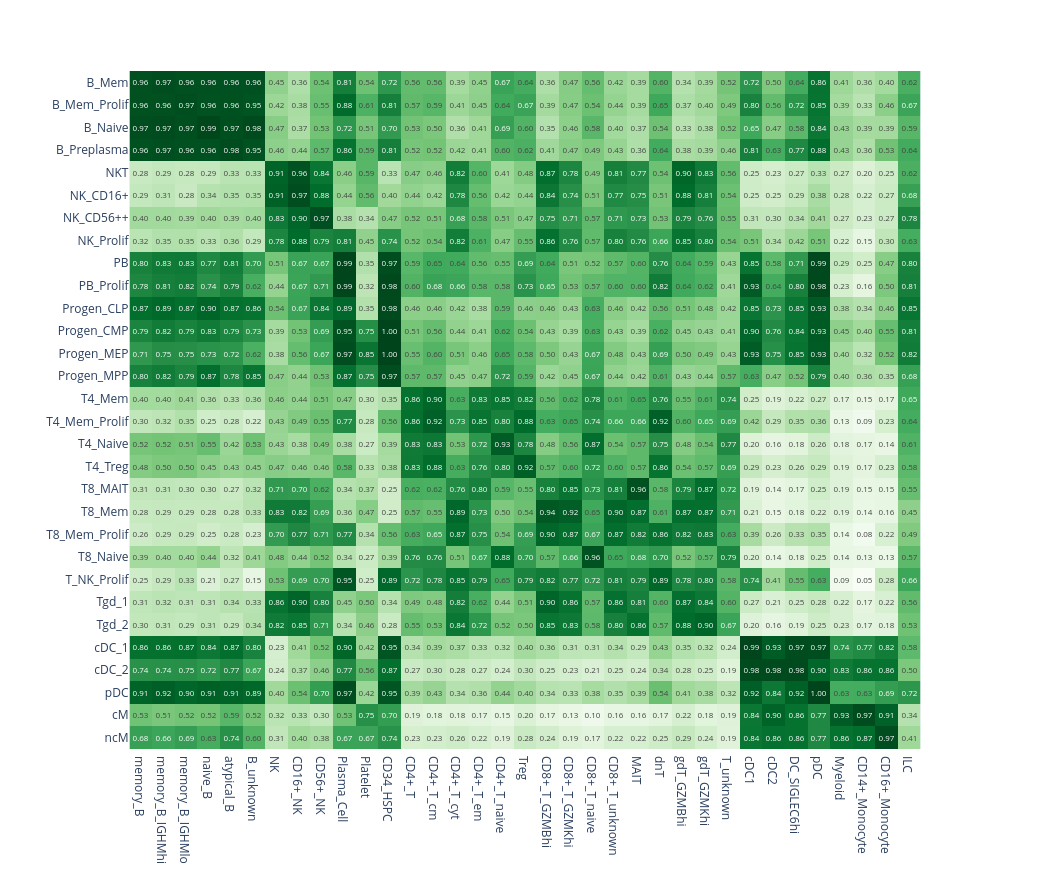

The cell this chart's notebook holds for it:
### Code cell
# import scipy.cluster.hierarchy as sch

# row_linkage = sch.linkage(mapping, method="average", metric="euclidean")
# col_linkage = sch.linkage(mapping.T, method="average", metric="euclidean")

# row_order = sch.leaves_list(row_linkage)
# col_order = sch.leaves_list(col_linkage)

fig = plot_cluster_mapping(mapping.loc[order_index, order_columns], show=False, sort_by_score=False)
fig.update_layout(coloraxis_showscale=False)

### Figure 1 — Plotly figure (JSON) as saved in the notebook; plotly's stock layout.template omitted (floating-point values rounded to 4 significant figures; data arrays with more than 128 entries replaced by an {"elided": "..."} marker saying what was removed)
{"data": [{"coloraxis": "coloraxis", "hovertemplate": "x: %{x}<br>y: %{y}<br>color: %{z}<extra></extra>", "name": "0", "texttemplate": "%{z:.2f}", "type": "heatmap", "x": ["memory_B", "memory_B_IGHMhi", "memory_B_IGHMlo", "naive_B", "atypical_B", "B_unknown", "NK", "CD16+_NK", "CD56+_NK", "Plasma_Cell", "Platelet", "CD34_HSPC", "CD4+_T", "CD4+_T_cm", "CD4+_T_cyt", "CD4+_T_em", "CD4+_T_naive", "Treg", "CD8+_T_GZMBhi", "CD8+_T_GZMKhi", "CD8+_T_naive", "CD8+_T_unknown", "MAIT", "dnT", "gdT_GZMBhi", "gdT_GZMKhi", "T_unknown", "cDC1", "cDC2", "DC_SIGLEC6hi", "pDC", "Myeloid", "CD14+_Monocyte", "CD16+_Monocyte", "ILC"], "xaxis": "x", "y": ["B_Mem", "B_Mem_Prolif", "B_Naive", "B_Preplasma", "NKT", "NK_CD16+", "NK_CD56++", "NK_Prolif", "PB", "PB_Prolif", "Progen_CLP", "Progen_CMP", "Progen_MEP", "Progen_MPP", "T4_Mem", "T4_Mem_Prolif", "T4_Naive", "T4_Treg", "T8_MAIT", "T8_Mem", "T8_Mem_Prolif", "T8_Naive", "T_NK_Prolif", "Tgd_1", "Tgd_2", "cDC_1", "cDC_2", "pDC", "cM", "ncM"], "yaxis": "y", "z": {"elided": "30x35 float values"}}], "layout": {"autosize": false, "coloraxis": {"colorscale": [[0, "rgb(247,252,245)"], [0.125, "rgb(229,245,224)"], [0.25, "rgb(199,233,192)"], [0.375, "rgb(161,217,155)"], [0.5, "rgb(116,196,118)"], [0.625, "rgb(65,171,93)"], [0.75, "rgb(35,139,69)"], [0.875, "rgb(0,109,44)"], [1, "rgb(0,68,27)"]], "showscale": false}, "height": 875, "margin": {"t": 60}, "width": 1050, "xaxis": {"anchor": "y", "autorange": true, "constrain": "domain", "domain": [0.05562, 0.9444], "range": [-0.5, 34.5], "scaleanchor": "y", "type": "category"}, "yaxis": {"anchor": "x", "autorange": true, "constrain": "domain", "domain": [0.0007364, 0.9993], "range": [29.5, -0.5], "type": "category"}}}
